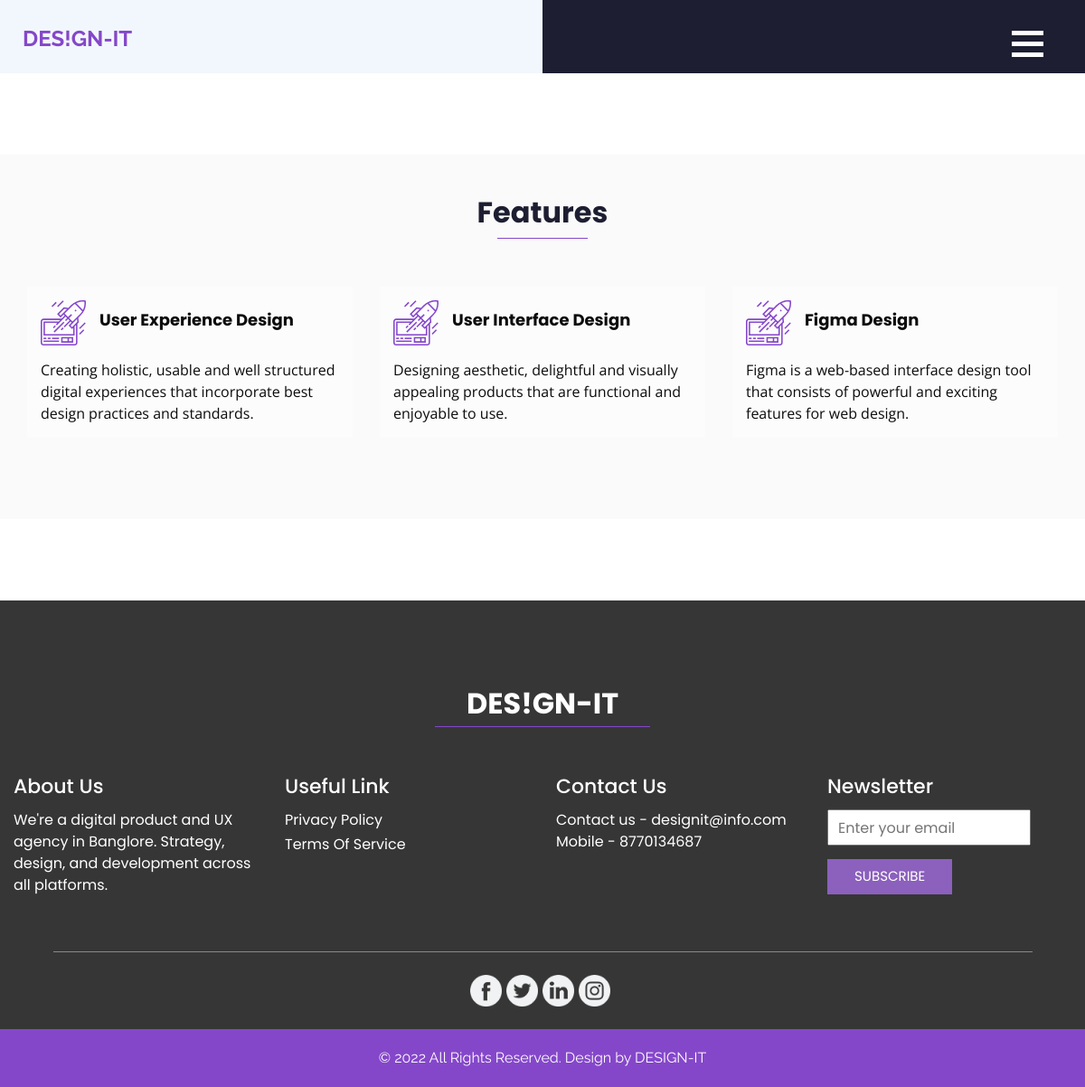
The app's page /feature.php with its own data.
### tables this page shows
CREATE TABLE `feature` (
  `id` int(11) NOT NULL,
  `title` text NOT NULL,
  `content` text NOT NULL
);

### feature.php (the view, shortened to what this page needs)
<?php
require_once ("admin/connection.php");
 $sql = "SELECT * from `feature`";
 $fire = $connect->query($sql);
?>
<!DOCTYPE html>
<html>
<head>
  <link rel="stylesheet" type="text/css" href="https://cdnjs.cloudflare.com/ajax/libs/OwlCarousel2/2.1.3/assets/owl.carousel.min.css" />
  <link rel="stylesheet" type="text/css" href="css/bootstrap.css" />
  <link href="css/style.css" rel="stylesheet" />
  <link href="css/responsive.css" rel="stylesheet" />
</head>
<body class="sub_page">
  <div class="hero_area">
    <?php include ("header.php"); ?>
  </div>
 <section class="feature_section layout_padding2 layout_margin">
  <div class="container">
    <div class="heading_container">
      <h2>
        Features
      </h2>
    </div>
  </div>
  <div class="container">
    <div class="row">
    <?php while($row = mysqli_fetch_assoc($fire)){ ?>
      <div class="col-md-4">
        <div class="box">
          <div class="head-box">
            <div class="img-box">
            </div>
            <h6>
              <?= $row['title']?>
            </h6>
          </div>
          <div class="detail-box">
            <p>
              <?= $row['content']?>
              </p>
          </div>
        </div>
         </div>
      <?php } ?>
    </div>
  </div>
</section>
  <?php include("footer.php"); ?>
</body>
</html>

### css/style.css (style rules this page uses)
body { font-family: 'Raleway', sans-serif; color: #0c0c0c; background-color: #ffffff; }
.layout_margin { margin: 90px 0; }
.layout_padding2 { padding: 45px 0; }
.heading_container h2 { font-weight: bold; color: #1d1e31; text-align: center; position: relative; padding-bottom: 10px; }
.heading_container h2::before { content: ""; width: 100px; height: 1px; background-color: #8547ca; position: absolute; left: 50%; -webkit-transform: translateX(-50%); transform: translateX(-50%); bottom: 0; }
.hero_area { height: 100vh; position: relative; background: -webkit-gradient(linear, left top, right top, color-stop(50%, #f2f7fd), color-stop(45%, #1d1e31)); background: linear-gradient(to right, #f2f7fd 50%, #1d1e31 45%); }
.sub_page .hero_area { height: auto; }
.feature_section { background-color: #fafafa; font-family: 'Poppins', sans-serif; }
.feature_section .box { background-color: #fcfcfd; padding: 15px; margin: 45px 0; }
.feature_section .box .head-box { display: -webkit-box; display: -ms-flexbox; display: flex; -webkit-box-align: center; -ms-flex-align: center; align-items: center; }
.feature_section .box .head-box .img-box { margin-right: 15px; }
.feature_section .box .head-box .img-box svg { width: 50px; height: auto; fill: #8547ca; }
.feature_section .box .head-box h6 { font-weight: bold; font-size: 18px; }
.feature_section .box .detail-box { margin-top: 15px; }
.feature_section .box .detail-box p { margin: 0; font-family: 'Open Sans', sans-serif; }
article, aside, details, figcaption, figure, footer, header, hgroup, main, menu, nav, section, summary { display: block; }
*, div, div:before, div:after, h1, h2, h3, p, ul, li, a, img { box-sizing: border-box; -webkit-box-sizing: border-box; -moz-box-sizing: border-box; -ms-box-sizing: border-box; }
* { -webkit-box-sizing: border-box; -moz-box-sizing: border-box; box-sizing: border-box; }

### css/responsive.css (style rules this page uses)
@media (min-width: 1200px) { .container { max-width: 1170px; } }

### records on screen
feature: title "User Experience Design", content "Creating holistic, usable and well structured digital experiences that incorporate best design practices and standards."
feature: title "User Interface Design", content "Designing aesthetic, delightful and visually appealing products that are functional and enjoyable to use."
feature: title "Figma Design", content "Figma is a web-based interface design tool that consists of powerful and exciting features for web design."
